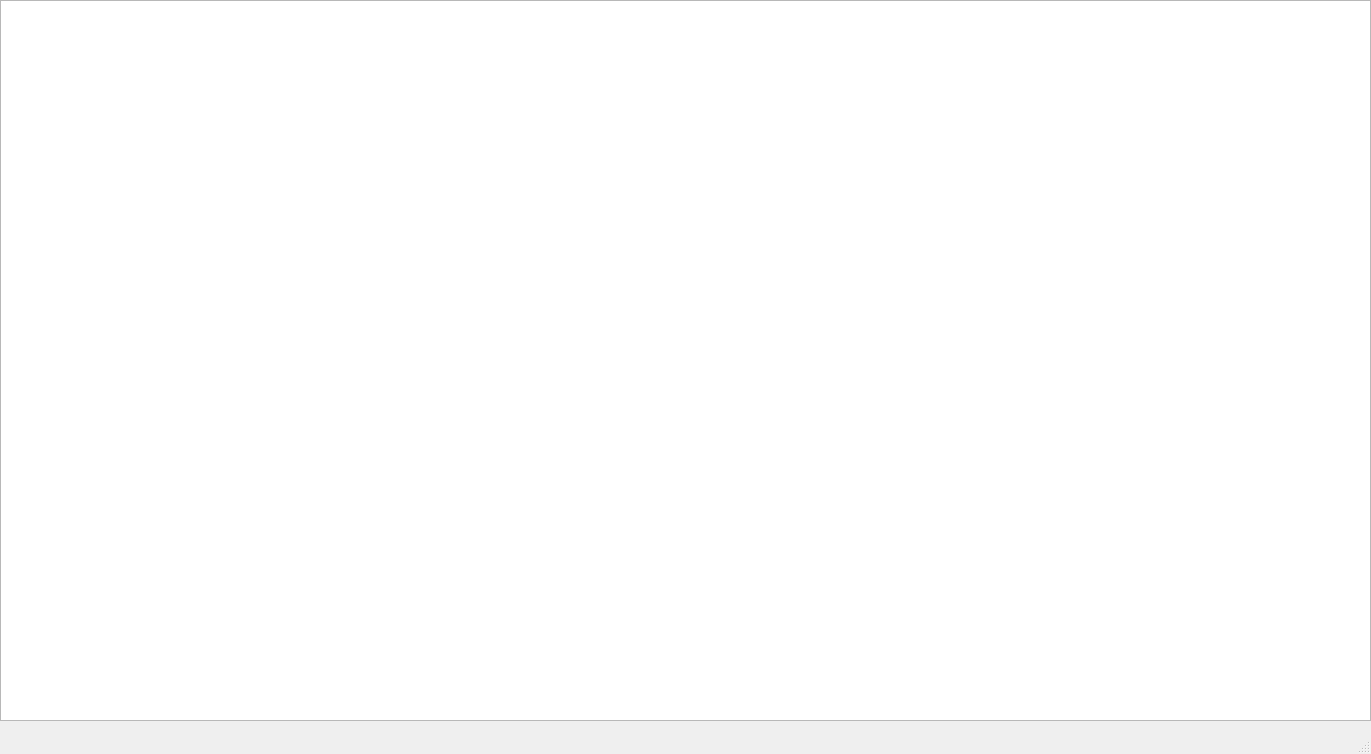
<?xml version="1.0" encoding="UTF-8"?>
<ui version="4.0">
 <class>MainWindow</class>
 <widget class="QMainWindow" name="MainWindow">
  <property name="geometry">
   <rect>
    <x>0</x>
    <y>0</y>
    <width>1371</width>
    <height>754</height>
   </rect>
  </property>
  <property name="windowTitle">
   <string>MainWindow</string>
  </property>
  <widget class="QWidget" name="centralwidget">
   <widget class="QGraphicsView" name="graphicsView">
    <property name="geometry">
     <rect>
      <x>0</x>
      <y>0</y>
      <width>1371</width>
      <height>721</height>
     </rect>
    </property>
   </widget>
  </widget>
  <widget class="QMenuBar" name="menubar">
   <property name="geometry">
    <rect>
     <x>0</x>
     <y>0</y>
     <width>1371</width>
     <height>20</height>
    </rect>
   </property>
  </widget>
  <widget class="QStatusBar" name="statusbar"/>
 </widget>
 <resources/>
 <connections/>
</ui>
